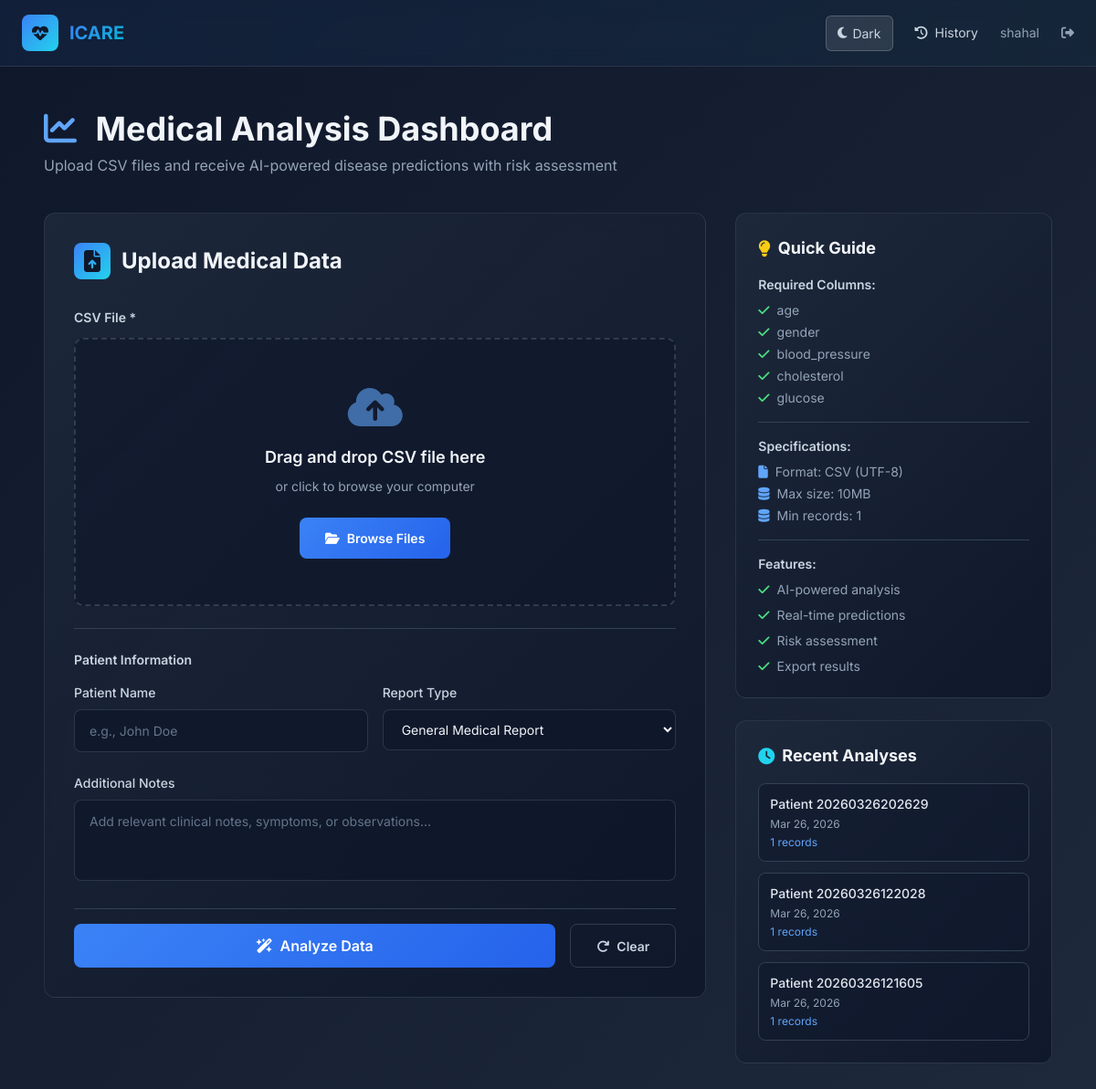
Before: /dashboard/ (signed in) with the older database file.
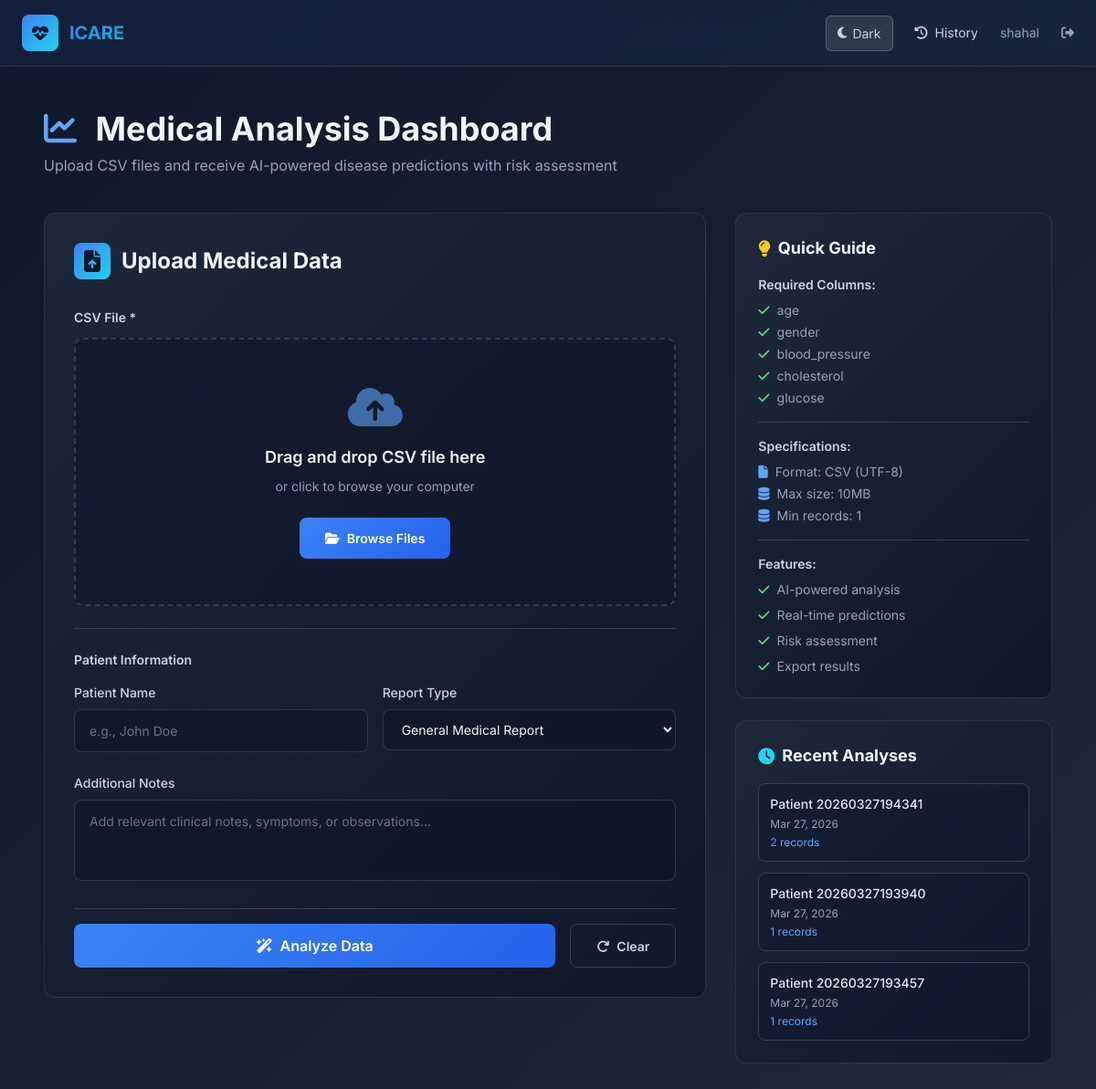
After: the same page with the newer database file.
### app/models.py (models this page shows, shortened)
class AnalysisResult(models.Model):
    RISK_CHOICES = [
        ('High', 'High Risk'),
        ('Medium', 'Medium Risk'),
        ('Low', 'Low Risk'),
    ]
    medical_report = models.OneToOneField(MedicalReport, on_delete=models.CASCADE, related_name='analysis_result')
    user = models.ForeignKey(User, on_delete=models.CASCADE, related_name='analysis_results')
    total_patients = models.IntegerField(default=0)
    total_diseases_analyzed = models.IntegerField(default=0)
    high_risk_count = models.IntegerField(default=0)
    medium_risk_count = models.IntegerField(default=0)
    low_risk_count = models.IntegerField(default=0)
    average_confidence = models.FloatField(default=0.0)
    email_alert_sent = models.BooleanField(default=False)
    alert_disease_count = models.IntegerField(default=0)
    alert_retry_count = models.IntegerField(default=0)
    alert_risk_type = models.CharField(max_length=20, blank=True, null=True)
    predictions_json = models.JSONField(default=dict)
    recommendations = models.TextField(blank=True, null=True, help_text="AI-generated clinical recommendations")
    follow_up_actions = models.TextField(blank=True, null=True, help_text="Recommended follow-up actions")
    created_at = models.DateTimeField(auto_now_add=True)
    updated_at = models.DateTimeField(auto_now=True)
    analysis_duration = models.FloatField(default=0.0, help_text="Analysis time in seconds")
    class Meta:
        ordering = ['-created_at']

class MedicalReport(models.Model):
    user = models.ForeignKey(User, on_delete=models.CASCADE, related_name='medical_reports')
    patient_name = models.CharField(max_length=200, blank=True)
    csv_file = models.FileField(upload_to='medical_reports/')
    details = models.TextField(blank=True, null=True)
    age = models.IntegerField(blank=True, null=True)
    gender = models.CharField(max_length=20, blank=True, null=True)
    blood_pressure = models.CharField(max_length=20, blank=True, null=True)
    cholesterol = models.CharField(max_length=20, blank=True, null=True)
    glucose = models.CharField(max_length=20, blank=True, null=True)
    clinical_notes = models.TextField(blank=True, null=True)
    medications = models.TextField(blank=True, null=True, help_text="Current medications")
    allergies = models.TextField(blank=True, null=True)
    family_history = models.TextField(blank=True, null=True)
    created_at = models.DateTimeField(auto_now_add=True)
    updated_at = models.DateTimeField(auto_now=True)
    class Meta:
        ordering = ['-created_at']

### app/views.py (the view, shortened to what this page needs)
# urls.py: path('dashboard/',views.dashboard,name='dashboard'),
@login_required(login_url='login')
def dashboard(request):
    context = get_theme_context(request)
    context.update({
        'upload_status': None,
        'upload_progress': None,
    })
    recent_analyses = AnalysisResult.objects.filter(user=request.user).order_by('-created_at')[:3]
    context['recent_analyses'] = recent_analyses
    return render(request, 'dashboard.html', context)

### app/views.py (called while the page is built)
def get_theme_context(request):
    theme = request.COOKIES.get('theme', 'dark')
    return {'theme': theme}

### app/templates/dashboard.html (shortened to what the changed rows need)
{% load static %}
<!DOCTYPE html>
<html lang="en">
<head>
    <script src="https://cdn.tailwindcss.com"></script>
    <link rel="stylesheet" href="https://cdnjs.cloudflare.com/ajax/libs/font-awesome/6.4.0/css/all.min.css">
</head>
<body>
    <nav class="sticky top-0 z-50 nav-header">
        <div class="max-w-7xl mx-auto px-6 py-4">
            <div class="flex justify-between items-center">
                <div class="flex items-center gap-3">
                    <h1 class="text-xl font-bold gradient-text">ICARE</h1>
                </div>
            </div>
        </div>
    </nav>
    <main class="max-w-6xl mx-auto px-6 py-12">
        <div class="mb-10 animate-slide-in">
            <h2 class="text-4xl font-bold mb-2">
                <i class="fas fa-chart-line text-blue-400 mr-3"></i>
                Medical Analysis Dashboard
            </h2>
        </div>
        {% if not results %}
            <div class="grid lg:grid-cols-3 gap-8">
                <div class="space-y-6">
                    {% if recent_analyses %}
                    <div class="card p-6 animate-slide-in" style="animation-delay: 0.2s">
                        <div class="space-y-3 text-sm">
                            {% for analysis in recent_analyses %}
                            <a href="{% url 'analysis_detail' analysis.id %}" class="block p-3 rounded-lg bg-slate-900/50 hover:bg-slate-900 transition border border-slate-700 hover:border-blue-500">
                                <div class="font-medium text-slate-200 truncate">{{ analysis.medical_report.patient_name }}</div>
                                <div class="text-xs text-slate-400 mt-1">{{ analysis.created_at|date:"M d, Y" }}</div>
                                <div class="text-xs text-blue-400 mt-1">{{ analysis.total_patients }} records</div>
                            </a>
                            {% endfor %}
                        </div>
                    </div>
                    {% endif %}
                </div>
            </div>
        {% endif %}
    </main>
</body>
</html>

Changed rows visible on the page:
no longer on this page (row unchanged): AnalysisResult: medical_report.patient_name "Patient 20260326202629", created_at "Mar 26, 2026", total_patients "1"
no longer on this page (row unchanged): AnalysisResult: medical_report.patient_name "Patient 20260326122028", created_at "Mar 26, 2026", total_patients "1"
no longer on this page (row unchanged): AnalysisResult: medical_report.patient_name "Patient 20260326121605", created_at "Mar 26, 2026", total_patients "1"
added AnalysisResult: medical_report.patient_name "Patient 20260327194341", created_at "Mar 27, 2026", total_patients "2"
added AnalysisResult: medical_report.patient_name "Patient 20260327193940", created_at "Mar 27, 2026", total_patients "1"
added AnalysisResult: medical_report.patient_name "Patient 20260327193457", created_at "Mar 27, 2026", total_patients "1"
